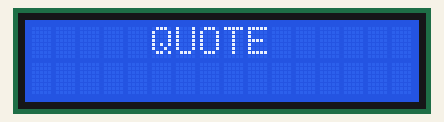
Bench run of a sketch on a simulated Arduino Uno, built with avr-gcc and run on an emulated ATmega328P. On the bench: 16×2 character LCD.

Above: at 0.24 s.
At 2.17 s:
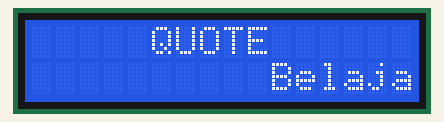
At 4.09 s:
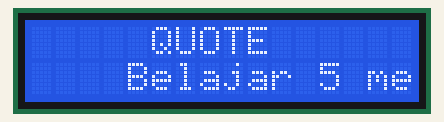
At 8.27 s:
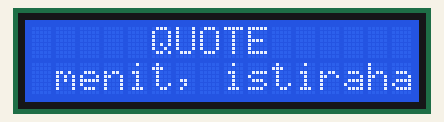
At 12.44 s:
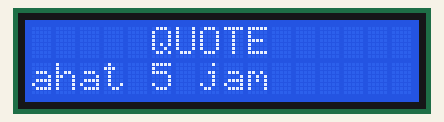
At 16.61 s:
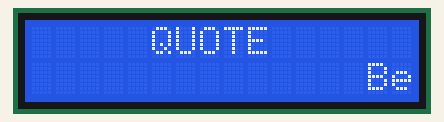

Measured:
- by itself, everything shown: repeats every 15.7 s, in 48 steps

The sketch:

Sketch.ino
```cpp
#include <Wire.h>
#include <LiquidCrystal_I2C.h>


LiquidCrystal_I2C lcd(0x27, 16, 2);


String pesan = "Belajar 5 menit, istirahat 5 jam";


String buffer = "                " + pesan + "                ";

int offset = 0;

void setup() {
  lcd.init();
  lcd.backlight();
}

void loop() {

  lcd.setCursor(5, 0);
  lcd.print("QUOTE");


  lcd.setCursor(0, 1);
  lcd.print(buffer.substring(offset, offset + 16));

  delay(300);
  offset++;


  if (offset > buffer.length() - 16) {
    offset = 0;
  }
}
```
